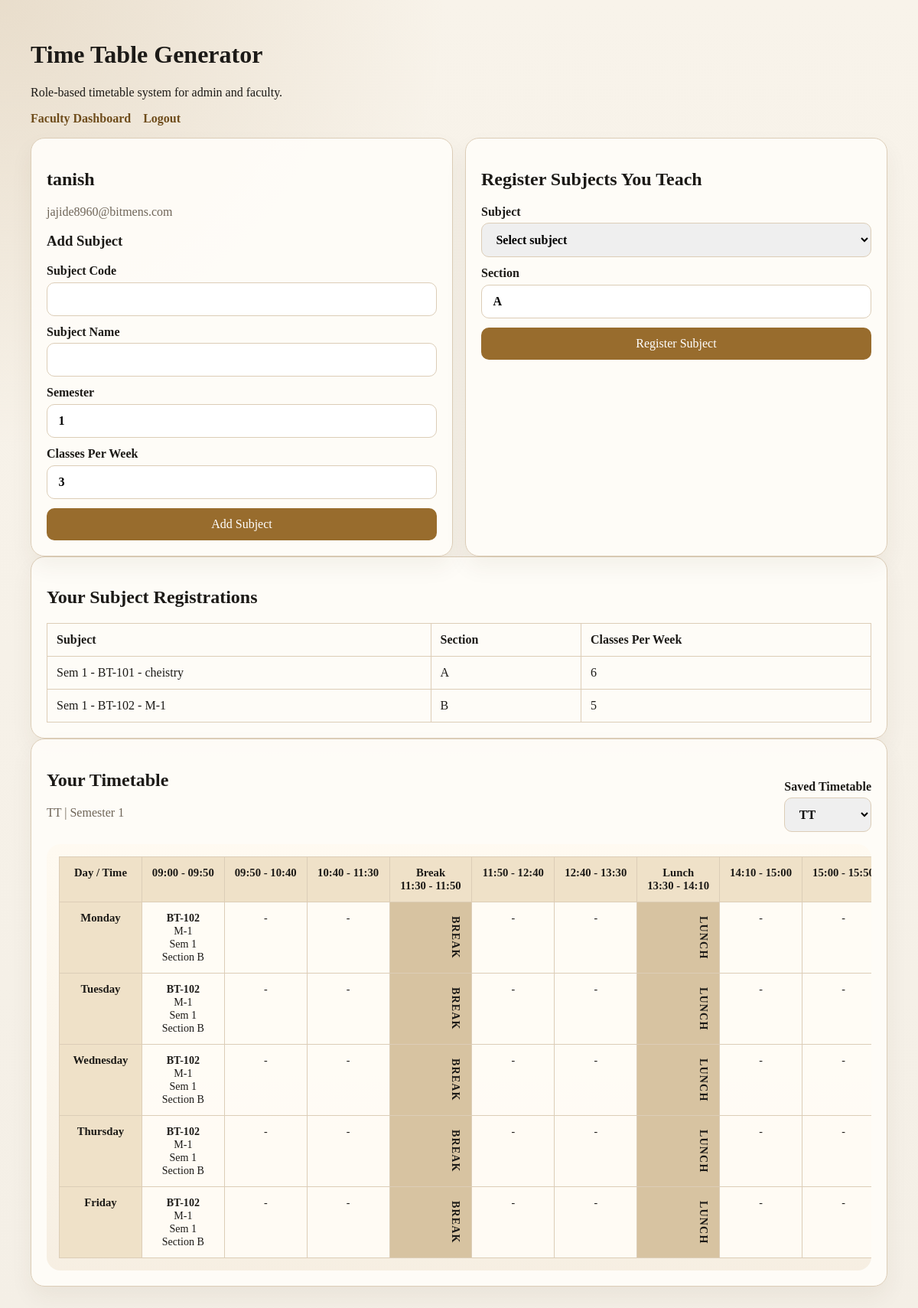
The page /faculty?batch_id=2 (signed in) on the database its author committed.
### app/models.py (models this page shows)
class Faculty(db.Model):
    id = db.Column(db.Integer, primary_key=True)
    name = db.Column(db.String(120), nullable=False,)
    email = db.Column(db.String(120), nullable=True, unique=True)
    user_id = db.Column(db.Integer, db.ForeignKey("user.id"), nullable=True, unique=True)
    user = db.relationship("User", back_populates="faculty_profile")
    registrations = db.relationship(
        "FacultySubjectRegistration",
        back_populates="faculty",
        cascade="all, delete-orphan",
    )

class FacultySubjectRegistration(db.Model):
    id = db.Column(db.Integer, primary_key=True)
    faculty_id = db.Column(db.Integer, db.ForeignKey("faculty.id"), nullable=False)
    subject_id = db.Column(db.Integer, db.ForeignKey("subject.id"), nullable=False)
    preferred_section = db.Column(db.String(30), nullable=False, default="A")
    status = db.Column(db.String(20), nullable=False, default="approved")
    faculty = db.relationship("Faculty", back_populates="registrations")
    subject = db.relationship("Subject", back_populates="registrations")
    __table_args__ = (
        db.UniqueConstraint(
            "faculty_id",
            "subject_id",
            "preferred_section",
            name="uq_faculty_subject_section",
        ),
    )

class Subject(db.Model):
    id = db.Column(db.Integer, primary_key=True)
    code = db.Column(db.String(30), nullable=False, unique=True)
    name = db.Column(db.String(120), nullable=False)
    semester = db.Column(db.Integer, nullable=False, default=1)
    weekly_slots = db.Column(db.Integer, nullable=False, default=3)
    registrations = db.relationship(
        "FacultySubjectRegistration",
        back_populates="subject",
        cascade="all, delete-orphan",
    )

class TimetableBatch(db.Model):
    id = db.Column(db.Integer, primary_key=True)
    name = db.Column(db.String(150), nullable=False)
    semester = db.Column(db.Integer, nullable=False)
    created_at = db.Column(db.DateTime, nullable=False, server_default=db.func.now())
    entries = db.relationship(
        "TimetableEntry",
        back_populates="batch",
        cascade="all, delete-orphan",
    )

class TimetableEntry(db.Model):
    id = db.Column(db.Integer, primary_key=True)
    batch_id = db.Column(db.Integer, db.ForeignKey("timetable_batch.id"), nullable=True)
    day = db.Column(db.String(20), nullable=False)
    time_slot = db.Column(db.String(30), nullable=False)
    section = db.Column(db.String(30), nullable=False)
    faculty_id = db.Column(db.Integer, db.ForeignKey("faculty.id"), nullable=False)
    subject_id = db.Column(db.Integer, db.ForeignKey("subject.id"), nullable=False)
    batch = db.relationship("TimetableBatch", back_populates="entries")
    faculty = db.relationship("Faculty")
    subject = db.relationship("Subject")
    __table_args__ = (
        db.UniqueConstraint(
            "batch_id", "day", "time_slot", "section", name="uq_batch_section_day_time"
        ),
    )

### app/routes.py (the view, shortened to what this page needs)
@main.route("/faculty", methods=["GET", "POST"])
def faculty_dashboard():
    user = current_user()
    if not user or user.role != "faculty":
        flash("Faculty login required.", "error")
        return redirect(url_for("main.login"))
    faculty = Faculty.query.filter_by(user_id=user.id).first()
    if not faculty:
        flash("Faculty profile was not found.", "error")
        return redirect(url_for("main.logout"))
    subjects = Subject.query.order_by(Subject.code).all()
    registrations = (
        FacultySubjectRegistration.query.filter_by(faculty_id=faculty.id)
        .order_by(FacultySubjectRegistration.preferred_section)
        .all()
    )
    batches = available_batches()
    selected_batch_id = request.args.get("batch_id", type=int)
    selected_batch = None
    if selected_batch_id:
        selected_batch = TimetableBatch.query.get(selected_batch_id)
    if not selected_batch:
        selected_batch = batches[0] if batches else None
    entries, timetable_map = faculty_timetable_rows(
        faculty.id,
        selected_batch.id if selected_batch else None,
    )
    return render_template(
        "faculty_dashboard.html",
        faculty=faculty,
        subjects=subjects,
        registrations=registrations,
        batches=batches,
        selected_batch=selected_batch,
        entries=entries,
        timetable_map=timetable_map,
        days=DAYS,
        timetable_columns=TIMETABLE_COLUMNS,
    )

### app/routes.py (called while the page is built)
def current_user():
    user_id = session.get("user_id")
    if not user_id:
        return None
    return User.query.get(user_id)

def faculty_timetable_rows(faculty_id, batch_id):
    if not batch_id:
        return [], defaultdict(dict)
    entries = (
        TimetableEntry.query.filter_by(faculty_id=faculty_id, batch_id=batch_id)
        .order_by(TimetableEntry.day, TimetableEntry.time_slot)
        .all()
    )
    timetable_map = defaultdict(dict)
    for entry in entries:
        timetable_map[entry.day][entry.time_slot] = entry
    return entries, timetable_map

def available_batches():
    return TimetableBatch.query.order_by(
        TimetableBatch.created_at.desc(), TimetableBatch.id.desc()
    ).all()

### app/templates/faculty_dashboard.html (shortened to what this page needs)
{% extends "base.html" %}
{% block content %}
<section class="grid two-col">
    <article class="card">
        <h2>{{ faculty.name }}</h2>
        <p class="muted">{{ faculty.email }}</p>
        <h3>Add Subject</h3>
        <form method="post" class="form">
            <label>Subject Code
                <input type="text" name="code" required>
            </label>
            <label>Subject Name
                <input type="text" name="name" required>
            </label>
            <label>Semester
                <input type="number" name="semester" min="1" value="1" required>
            </label>
            <label>Classes Per Week
                <input type="number" name="weekly_slots" min="1" value="3" required>
            </label>
            <button type="submit">Add Subject</button>
        </form>
    </article>
    <article class="card">
        <h2>Register Subjects You Teach</h2>
        <form method="post" class="form">
            <label>Subject
                <select name="subject_id" required>
                    <option value="">Select subject</option>
                </select>
            </label>
            <label>Section
                <input type="text" name="preferred_section" value="A" required>
            </label>
            <button type="submit">Register Subject</button>
        </form>
    </article>
</section>
<section class="card">
        <h2>Your Subject Registrations</h2>
        <table>
            <thead>
                <tr>
                    <th>Subject</th>
                    <th>Section</th>
                    <th>Classes Per Week</th>
                </tr>
            </thead>
            <tbody>
                {% for item in registrations %}
                    <tr>
                        <td>Sem {{ item.subject.semester }} - {{ item.subject.code }} - {{ item.subject.name }}</td>
                        <td>{{ item.preferred_section }}</td>
                        <td>{{ item.subject.weekly_slots }}</td>
                    </tr>
                {% else %}
                    <tr>
                        <td colspan="3">No subjects registered yet.</td>
                    </tr>
                {% endfor %}
            </tbody>
        </table>
</section>
<section class="card">
    <div class="section-head">
        <div>
            <h2>Your Timetable</h2>
            {% if selected_batch %}
                <p class="muted">{{ selected_batch.name }} | Semester {{ selected_batch.semester }}</p>
            {% endif %}
        </div>
        <form method="get" class="inline-form">
            <label>Saved Timetable
                <select name="batch_id" onchange="this.form.submit()">
                    {% for batch in batches %}
                        <option value="{{ batch.id }}" {% if selected_batch and selected_batch.id == batch.id %}selected{% endif %}>
                            {{ batch.name }}
                        </option>
                    {% endfor %}
                </select>
            </label>
        </form>
    </div>
    {% if not entries %}
        <p>No timetable has been generated for you yet.</p>
    {% else %}
        <div class="table-wrap timetable-shell">
            <table class="timetable-grid">
                <thead>
                    <tr>
                        <th>Day / Time</th>
                        {% for column in timetable_columns %}
                            <th class="{% if column.type == 'break' %}break-head{% endif %}">{{ column.label|safe }}</th>
                        {% endfor %}
                    </tr>
                </thead>
                <tbody>
                    {% for day in days %}
                        <tr>
                            <th>{{ day }}</th>
                            {% for column in timetable_columns %}
                                {% if column.type == 'break' %}
                                    <td class="break-cell">{{ column.value }}</td>
                                {% else %}
                                    {% set entry = timetable_map.get(day, {}).get(column.value) %}
                                    <td class="class-cell">
                                        {% if entry %}
                                            <strong>{{ entry.subject.code }}</strong><br>
                                            {{ entry.subject.name }}<br>
                                            Sem {{ entry.subject.semester }}<br>
                                            Section {{ entry.section }}
                                        {% else %}
                                            -
                                        {% endif %}
                                    </td>
                                {% endif %}
                            {% endfor %}
                        </tr>
                    {% endfor %}
                </tbody>
            </table>
        </div>
    {% endif %}
</section>
{% endblock %}

### app/static/styles.css (style rules this page uses)
:root { --bg: #f4efe6; --surface: #fffdf9; --ink: #1c1a17; --muted: #6f6558; --primary: #986c2d; --primary-dark: #6e4c1b; --border: #dccdb7; --success: #deefe2; --warning: #fff3d6; --error: #f8dddd; }
* { box-sizing: border-box; }
body { margin: 0; font-family: Georgia, "Times New Roman", serif; background: radial-gradient(circle at top left, rgba(152, 108, 45, 0.16), transparent 28%), linear-gradient(180deg, #f8f3ea, var(--bg)); color: var(--ink); }
.grid { display: grid; gap: 1rem; }
.two-col { grid-template-columns: repeat(auto-fit, minmax(320px, 1fr)); }
.card { background: rgba(255, 253, 249, 0.92); border: 1px solid var(--border); border-radius: 18px; padding: 1.25rem; box-shadow: 0 14px 30px rgba(61, 43, 18, 0.06); }
.form { display: grid; gap: 0.75rem; }
label { display: grid; gap: 0.35rem; font-weight: 700; }
input, select, button { font: inherit; padding: 0.75rem 0.9rem; border-radius: 10px; border: 1px solid var(--border); }
button { background: var(--primary); color: white; border: none; cursor: pointer; }
table { width: 100%; border-collapse: collapse; }
th, td { border: 1px solid var(--border); padding: 0.75rem; text-align: left; vertical-align: top; }
.muted { color: var(--muted); }
.section-head { display: flex; justify-content: space-between; gap: 1rem; align-items: end; margin-bottom: 1rem; }
.inline-form { display: flex; gap: 0.75rem; align-items: end; }
.table-wrap { overflow-x: auto; margin-top: 1rem; }
.timetable-shell { background: linear-gradient(180deg, rgba(255, 250, 241, 0.95), rgba(246, 238, 225, 0.95)); border-radius: 18px; padding: 1rem; }
.timetable-grid { min-width: 1080px; table-layout: fixed; }
.timetable-grid th { background: #efe1c8; text-align: center; font-size: 0.92rem; }
.timetable-grid td { text-align: center; font-size: 0.88rem; }
.class-cell { background: rgba(255, 252, 246, 0.92); min-width: 120px; }
.break-head, .break-cell { background: #d7c3a1; font-weight: 700; min-width: 68px; }
.break-cell { writing-mode: vertical-rl; text-orientation: mixed; letter-spacing: 0.08em; }

### rows shown on the page
Faculty: name "tanish", email "jajide8960@bitmens.com"
FacultySubjectRegistration: subject.semester "1", subject.code "BT-101", subject.name "cheistry", preferred_section "A", subject.weekly_slots "6"
FacultySubjectRegistration: subject.semester "1", subject.code "BT-102", subject.name "M-1", preferred_section "B", subject.weekly_slots "5"
TimetableBatch: name "TT", semester "1"
TimetableEntry: day "Monday", section "B", value "BREAK" "LUNCH"
Subject: subject.code "BT-102" "BT-102" "BT-102" "BT-102" "BT-102", subject.name "M-1" "M-1" "M-1" "M-1" "M-1", subject.semester "1" "1" "1" "1" "1"
TimetableEntry: day "Tuesday", section "B", value "BREAK" "LUNCH"
TimetableEntry: day "Wednesday", section "B", value "BREAK" "LUNCH"
TimetableEntry: day "Thursday", section "B", value "BREAK" "LUNCH"
TimetableEntry: day "Friday", section "B", value "BREAK" "LUNCH"

### other values the page prints
{{ column.label|safe }} "09:00 - 09:50" "09:50 - 10:40" "10:40 - 11:30" "Break 11:30 - 11:50" "11:50 - 12:40" "12:40 - 13:30" "Lunch 13:30 - 14:10" "14:10 - 15:00" "15:00 -…"
form field batch_id "TT"
